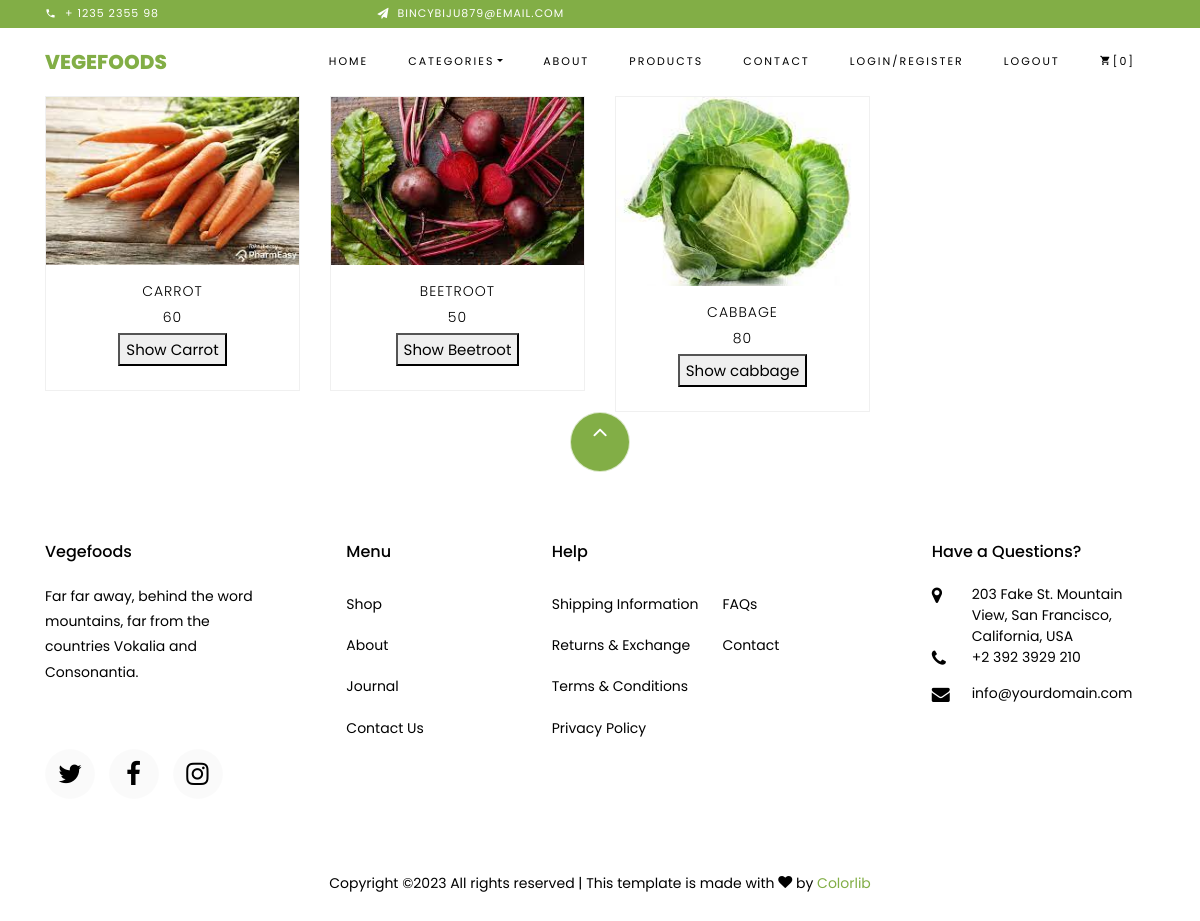
/front_end/disCat/Vegetables/, run on the app's committed database.
### indexapp/models.py (models this page shows)
class Products(models.Model):
    P_Name=models.CharField(max_length=15,null=True,blank=True)
    Price=models.IntegerField(null=True,blank=True)
    Qty=models.IntegerField(null=True,blank=True)
    Descr=models.CharField(max_length=30,null=True,blank=True)
    P_Image=models.ImageField(upload_to="profile",null=True,blank=True)
    Category=models.CharField(max_length=15,null=True,blank=True)

### front_end/views.py (the view)
# urls.py: path('disCat/<itemCatg>/',views.disCat,name="disCat"),
def disCat(request,itemCatg):
    print("===itemCatg===",itemCatg)
    catg=itemCatg.upper()
    da=Category.objects.all()
    products=Products.objects.filter(Category=itemCatg)
    context={
        'products':products,
        'catg':catg,
        'da':da
    }
    return render(request,"display_cat.html",context)

### front_end/templates/display_cat.html (shortened to what this page needs)
<!DOCTYPE html>
{% extends 'home.html' %}
{% block content %}
<html lang="en">
<head>
</head>
<body class="goto-here">
	<div class="container">
		<div class="row">
			{% for p in products %}
    			<div class="col-md-6 col-lg-3 ftco-animate fadeInUp ftco-animated">
    				<div class="product">
    					<a href="#" class="img-prod"><img class="img-fluid" src="{{ p.P_Image.url }}" alt="Colorlib Template">
    					</a>
    					<div class="text py-3 pb-4 px-3 text-center">
    						<h3><a href="#">{{p.P_Name}}</a></h3>
							<h3><a href="#">{{p.Price}}</a></h3>
							<form action="{% url 'show_pdt_detls' dataid=p.id %}" enctype="multipart/form-data">
								<button type="submit">Show {{p.P_Name}}</button>
							</form>
						</div>
					</div>
				</div>
			{% endfor %}
		</div>
	</div>
</body>
</html>
{% endblock %}

### data on the page
Products: P_Image (picture), P_Name "CARROT", Price "60", P_Name "Carrot"
Products: P_Image (picture), P_Name "BEETROOT", Price "50", P_Name "Beetroot"
Products: P_Image (picture), P_Name "CABBAGE", Price "80", P_Name "cabbage"
